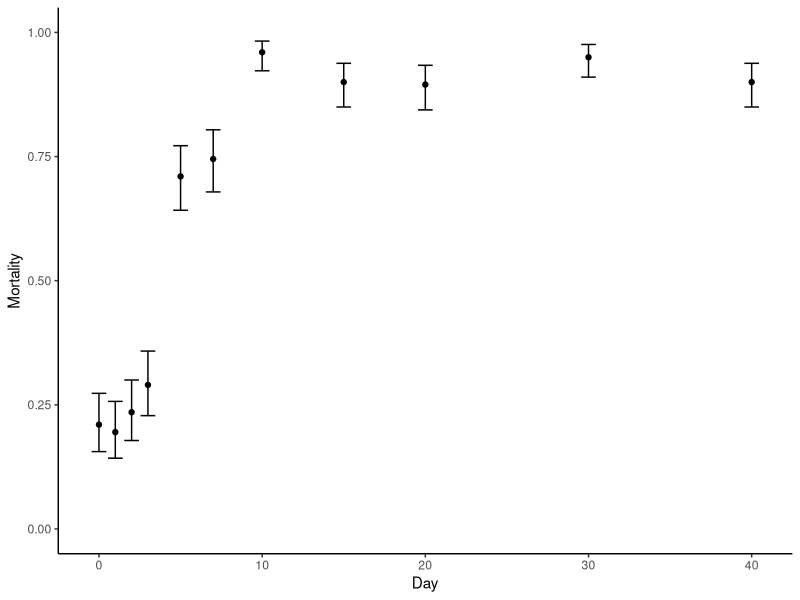
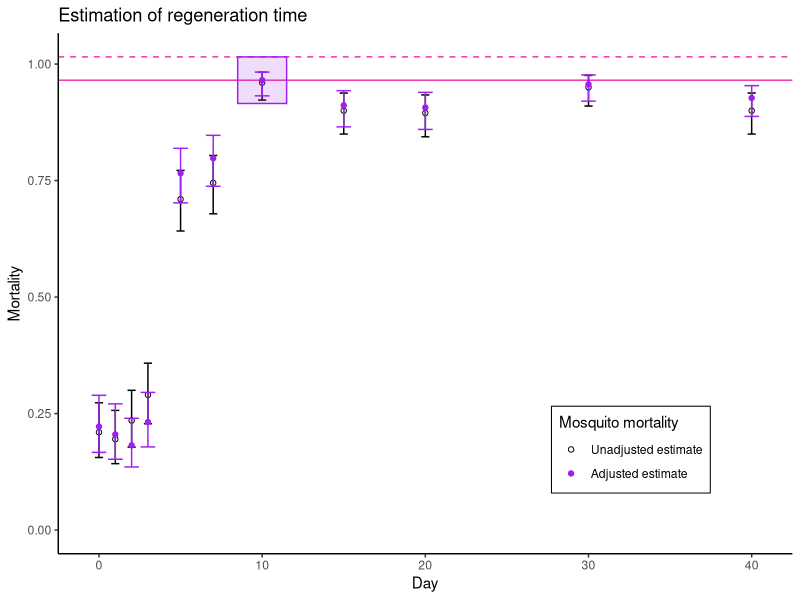

The R script that drew these images, in order:
# code adapted from '/...2023/RT_auto_day40_EMM.R'

library(ggplot2)
library(lme4)
library(readxl)
library(emmeans)

#We need a dataset to look at. I have uploaded 12 simulated datasets for users
# to practise with. You can replace these with your own data, but ensure that the 
# variable names are consistent with the simulated datasets.

# In the Excel sheet, the datasets are saved in separate sheets ('sim1', 'sim2', 'sim3', etc.)

dx <-  readxl::read_xlsx('Regeneration_Time/twelve_datasets_bioassay.xlsx', sheet = 'sim1')
head(dx)
#For plotting, it is more useful to have 'day' as a numeric variable
# For the GLM, it needs to be a factor variable. So we make a 2nd version
dx$day <- as.numeric(dx$day) # numeric 'day'
dx$day_f <- as.factor(dx$day) # factor variable for 'day'
table(dx$day)
days <- unique(dx$day)

#This function calculates the raw (unadjusted) mortality estimates from the dataset
average_mortality_ci <- function(data = df, days_v = days){
  av_mort <- rep(0,length(days_v))
  av_mort_c1 <- rep(0,length(days_v))
  av_mort_c2 <- rep(0,length(days_v))
  for(i in 1:length(days_v)){
    denom <- sum(data[data$day==days_v[i],]$total)
    num <- sum(data[data$day==days_v[i],]$tot_dead)
    av_mort[i] <- num/denom 
    xr <- c(rep(1,num),rep(0,denom - num))
    av_mort_c1[i] <- binom.test(table(factor(xr,c(1,0))))$conf.int[1]
    av_mort_c2[i] <- binom.test(table(factor(xr,c(1,0))))$conf.int[2]
  }
  dfm <- data.frame('day' = days_v, 'mort' = av_mort,
                    'mort_c1' = av_mort_c1,'mort_c2' = av_mort_c2)
  return(dfm)
}

#We can then estimate these, and plot:
mm <- average_mortality_ci(data = dx, days_v = days)
ggplot(mm) + 
  geom_point(aes(x=day, y=mort)) + theme_classic() + 
  geom_errorbar(aes(x=day, ymin = mort_c1, ymax = mort_c2)) + 
  xlab('Day') + ylab('Mortality') + ylim(c(0,1))

#However, our main interest is the predictions from the GLM
# remember to use the factor variable for day
fit <- glm(
  cbind(tot_dead, total - tot_dead) ~
    day_f + batch, 
  family = binomial, data = dx)
summary(fit)
#use the emmeans package to generate predicted mortalities, averaging over batch effects
pred <- emmeans(fit, "day_f", type = "response")
#convert to data frame
pred2 <- as.data.frame(pred)
#Add a numeric variable for day to this data frame (careful converting from a factor!)
pred2$day <- as.numeric(as.character(pred2$day_f))

xv2 <- pred2$prob
ld <- length(xv2) - 1

# Now we loop over the model-estimated mortalities, and select the first one
# that fits the criteria for being the regeneration time (no later mortality estimate
# with a mortality more than 5% higher)

count <- 0
for(j in 1:ld){
  bb <- all(xv2[j] + 0.05 > xv2[(j+1):(ld+1)])
  if(bb==T){
    rt <- days[j]
    print(paste0('Regeneration time is: ',rt))
    count <- 1
    rtG3 <- j
    break # finish the for loop when the RT has been identified
  }
  if(j==ld & count==0){
    print('Routine has identified the regeneration time as being the final measured value. Inspect data, to check this makes sense')
    rt <- days[j+1]
    print(paste0('Regeneration time is: ',rt))
    rtG3 <- j + 1 #i.e. the last value
  }
}

# Plot: model-adjusted mortality; unadjusted mortality; and identify the RT via our method
# Open black circles: unadjusted mortality estimates (error bars are the 95% CIs)
# Closed purple circles: model-adjusted mortality estimates
# Solid pink horizontal line: model adjusted estimate of mortality at the time point we establish as the R.T.
# Dashed pink horizontal line: mortality 5% higher than the established R.T.
# The purple box indicates the estimated R.T. 
ggplot() + geom_hline(yintercept = 
      c(xv2[rtG3],xv2[rtG3] + 0.05), color = 'maroon2', linetype = c('solid','dashed')) + 
  geom_point(data = mm, aes(x=day, y=mort, color = 'a'), shape = 1) + theme_classic() + 
  geom_errorbar(data = mm, aes(x=day, ymin = mort_c1, ymax = mort_c2), width = .5) + 
  geom_point(data = pred2, aes(x = day, y = prob, color = 'b')) + 
  geom_errorbar(data = pred2, aes(x=day, ymin = asymp.LCL, ymax = asymp.UCL), 
                color = 'purple') +
  xlab('Day') + ylab('Mortality') + ylim(c(0,max(1,xv2[rtG3] + 0.05))) + 
  annotate('rect', xmin = days[rtG3]-1.5, xmax = days[rtG3] + 1.5,
           ymin = xv2[rtG3] - 0.05, ymax = xv2[rtG3] + 0.05,
           color = 'purple', fill = 'purple', alpha = .15) + 
  scale_color_manual(values = c('black','purple'), 
                     labels = c('Unadjusted estimate','Adjusted estimate'),
                     name = 'Mosquito mortality') + theme(legend.position = c(0.78,0.2),
                legend.background = element_blank(),
                legend.box.background = element_rect(colour = "black")) + 
  ggtitle('Estimation of regeneration time')
